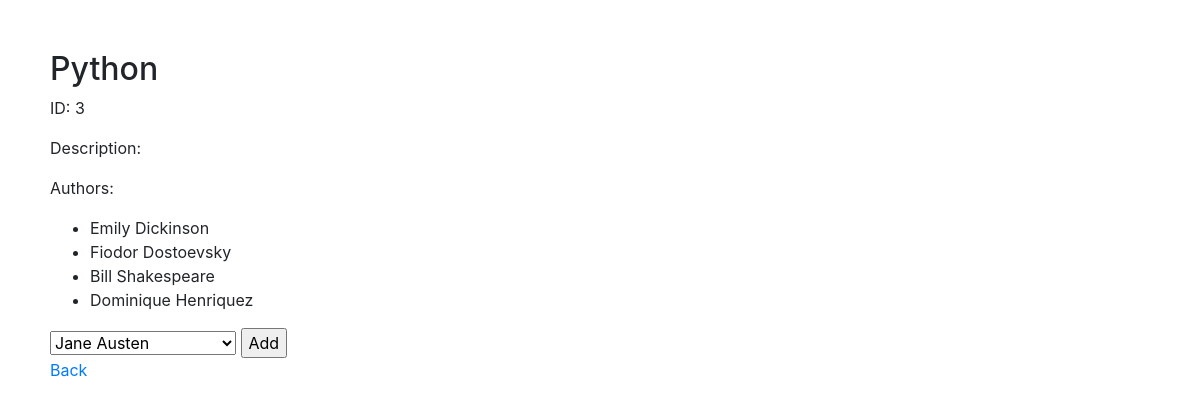
Page /books/3 on the committed database.
### books_authors_app/models.py (models this page shows, shortened)
class Book(models.Model):
    title = models.CharField(max_length=255)
    desc = models.TextField()
    created_at = models.DateTimeField(auto_now_add=True)
    updated_at = models.DateTimeField(auto_now=True)

class Author(models.Model):
    first_name=models.CharField(max_length=255)
    last_name=models.CharField(max_length=255)
    notes = models.TextField(default ="")
    books = models.ManyToManyField(Book, related_name="authors")
    created_at = models.DateTimeField(auto_now_add=True)
    updated_at = models.DateTimeField(auto_now=True)

### books_authors_app/views.py (the view)
# urls.py: path('books/<int:book_id>',views.book_info),# Muestra la pagina para un libro
def book_info(request,book_id):
    context ={
        'books': Book.objects.get(id=book_id),
        'authors':Book.objects.get(id=book_id).authors.all(),
        'all_authors': Author.objects.all()
    }
    return render(request,"book_info.html",context)

### books_authors_app/templates/book_info.html (shortened to what this page needs)
<!DOCTYPE html>
    <html>
    <head>
        <link rel="stylesheet" href="https://stackpath.bootstrapcdn.com/bootstrap/4.2.1/css/bootstrap.min.css">
    </head>
    <body>
        <div>
            <h2>{{ books.title }}</h2>
            <p>ID: {{ books.id }}</p>
            <p>Description: {{ books.desc }}</p>
            <p>Authors:</p>
            <ul>
                {% for author in authors %}
                <li>{{ author.first_name }} {{ author.last_name }}</li>
                {% endfor %}
            </ul>
        <div>
            <form action="/add_authors/{{ books.id }}" method="post">
                <select name="author_to_add">
                    {% for author in all_authors %}
                    <option value="{{ author.id }}">
                        {{ author.first_name }} {{ author.last_name }}
                    </option>
                    {% endfor %}
                </select>
                <input type="submit" value="Add">
            </form>
        </div>
        <a href="/">Back</a>
    </body>
</html>

### books_authors_app/templates/book_info.html (style rules this page uses)
body { margin: 50px; }
div, a { display: inline-block; vertical-align: top; }
div { width: 500px; margin-right: 200px; }

### rows in the picture
Book: title "Python", id "3"
Author: first_name "Emily", last_name "Dickinson"
Author: first_name "Fiodor", last_name "Dostoevsky"
Author: first_name "Bill", last_name "Shakespeare"
Author: first_name "Dominique", last_name "Henriquez"

### other values in the picture
form field author_to_add "Jane Austen"
